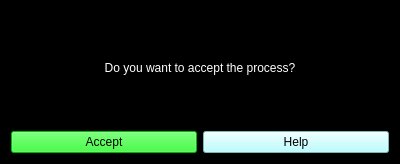
<?xml version="1.0" encoding="UTF-8"?>
<ui version="4.0">
 <class>wgUtil</class>
 <widget class="QWidget" name="wgUtil">
  <property name="geometry">
   <rect>
    <x>0</x>
    <y>0</y>
    <width>400</width>
    <height>164</height>
   </rect>
  </property>
  <property name="windowTitle">
   <string>Form</string>
  </property>
  <property name="styleSheet">
   <string notr="true">background-color: rgb(0, 0, 0);</string>
  </property>
  <layout class="QVBoxLayout" name="verticalLayout">
   <item>
    <layout class="QVBoxLayout" name="verticalLayout_2">
     <item>
      <widget class="QLabel" name="label">
       <property name="text">
        <string>&lt;html&gt;&lt;head/&gt;&lt;body&gt;&lt;p align=&quot;center&quot;&gt;&lt;span style=&quot; color:#ffffff;&quot;&gt;Do you want to accept the process?&lt;/span&gt;&lt;/p&gt;&lt;/body&gt;&lt;/html&gt;</string>
       </property>
      </widget>
     </item>
    </layout>
   </item>
   <item>
    <layout class="QHBoxLayout" name="horizontalLayout">
     <item>
      <widget class="QPushButton" name="btnAccept">
       <property name="styleSheet">
        <string notr="true">background-color: rgb(0, 255, 0);</string>
       </property>
       <property name="text">
        <string>Accept</string>
       </property>
      </widget>
     </item>
     <item>
      <widget class="QPushButton" name="btnHelp">
       <property name="styleSheet">
        <string notr="true">background-color: rgb(170, 255, 255);</string>
       </property>
       <property name="text">
        <string>Help</string>
       </property>
      </widget>
     </item>
    </layout>
   </item>
  </layout>
 </widget>
 <resources/>
 <connections/>
</ui>
